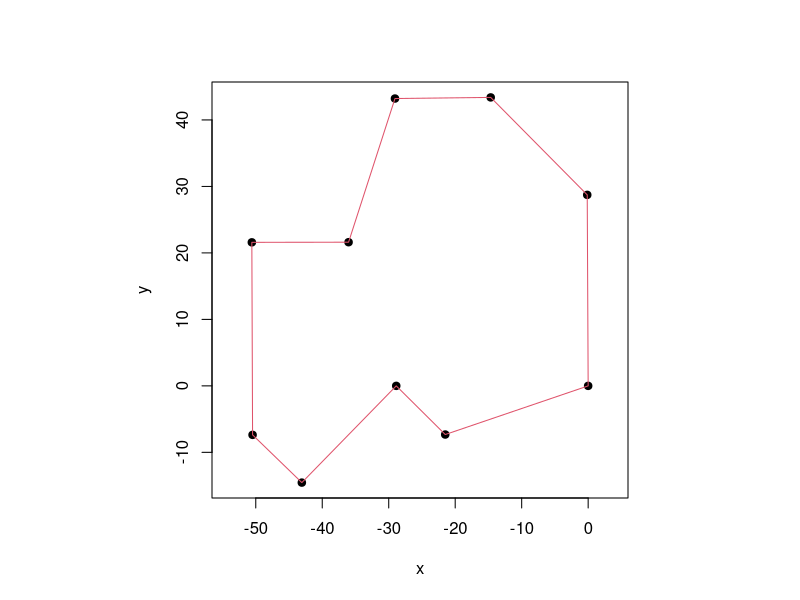

Recreate this plot in R.
## ---- chunk 1
# similarity matrix: s_match on the diagonal of equal characters, s_mismatch otherwise
cal_similarity <- function(A, B, s_match, s_mismatch) {
  a <- strsplit(A, "")[[1]]; b <- strsplit(B, "")[[1]]
  outer(a, b, function(x, y) ifelse(x == y, s_match, s_mismatch))
}

# fill the Needleman-Wunsch score matrix
global_scoring <- function(s, gap) {
  nA <- nrow(s); nB <- ncol(s)
  f <- matrix(0, nA + 1, nB + 1)
  f[, 1] <- (0:nA) * gap; f[1, ] <- (0:nB) * gap
  for (i in 1:nA) for (j in 1:nB)
    f[i + 1, j + 1] <- max(f[i, j] + s[i, j], f[i, j + 1] + gap, f[i + 1, j] + gap)
  f
}

# trace back from the bottom-right corner to recover the alignment
global_traceback <- function(A, B, f, s, gap) {
  a <- strsplit(A, "")[[1]]; b <- strsplit(B, "")[[1]]
  A_al <- B_al <- mid <- ""; i <- length(a); j <- length(b)
  while (i > 0 || j > 0) {
    if (i > 0 && j > 0 && f[i + 1, j + 1] == f[i, j] + s[i, j]) {
      A_al <- paste0(a[i], A_al); B_al <- paste0(b[j], B_al)
      mid <- paste0(if (a[i] == b[j]) "|" else " ", mid); i <- i - 1; j <- j - 1
    } else if (i > 0 && f[i + 1, j + 1] == f[i, j + 1] + gap) {
      A_al <- paste0(a[i], A_al); B_al <- paste0("-", B_al); mid <- paste0(" ", mid); i <- i - 1
    } else {
      A_al <- paste0("-", A_al); B_al <- paste0(b[j], B_al); mid <- paste0(" ", mid); j <- j - 1
    }
  }
  c(A_al, mid, B_al)
}

global_align <- function(A, B, s_match, s_mismatch, gap) {
  s <- cal_similarity(A, B, s_match, s_mismatch)
  global_traceback(A, B, global_scoring(s, gap), s, gap)
}
## ---- chunk 2
# simple scores: reward matches only
A <- "GAATTCAGTTA"; B <- "GGATCGA"
cat(global_align(A, B, s_match = 1, s_mismatch = 0, gap = 0), sep = "\n")
## ---- chunk 3
# the underlying dynamic-programming score matrix F for this example
global_scoring(cal_similarity(A, B, 1, 0), gap = 0)
## ---- chunk 4
# rewarding matches, penalizing mismatches and gaps changes the alignment
cat(global_align(A, B, s_match = 3, s_mismatch = -3, gap = -2), sep = "\n")
## ---- chunk 5
# fill the Smith-Waterman score matrix (negative scores clamped to 0)
local_scoring <- function(s, gap) {
  nA <- nrow(s); nB <- ncol(s)
  h <- matrix(0, nA + 1, nB + 1)
  for (i in 1:nA) for (j in 1:nB)
    h[i + 1, j + 1] <- max(h[i, j] + s[i, j], h[i, j + 1] + gap, h[i + 1, j] + gap, 0)
  h
}

# trace back from the highest-scoring cell until a zero is reached
local_traceback <- function(A, B, h, s, gap) {
  a <- strsplit(A, "")[[1]]; b <- strsplit(B, "")[[1]]
  A_al <- B_al <- mid <- ""
  ind <- which(h == max(h), arr.ind = TRUE)
  i <- ind[nrow(ind), 1] - 1; j <- ind[nrow(ind), 2] - 1
  while ((i > 0 || j > 0) && h[i + 1, j + 1] > 0) {
    if (i > 0 && j > 0 && h[i + 1, j + 1] == h[i, j] + s[i, j]) {
      A_al <- paste0(a[i], A_al); B_al <- paste0(b[j], B_al)
      mid <- paste0(if (a[i] == b[j]) "|" else " ", mid); i <- i - 1; j <- j - 1
    } else if (i > 0 && h[i + 1, j + 1] == h[i, j + 1] + gap) {
      A_al <- paste0(a[i], A_al); B_al <- paste0("-", B_al); mid <- paste0(" ", mid); i <- i - 1
    } else {
      A_al <- paste0("-", A_al); B_al <- paste0(b[j], B_al); mid <- paste0(" ", mid); j <- j - 1
    }
  }
  c(A_al, mid, B_al)
}

local_align <- function(A, B, s_match, s_mismatch, gap) {
  s <- cal_similarity(A, B, s_match, s_mismatch)
  local_traceback(A, B, local_scoring(s, gap), s, gap)
}
## ---- chunk 6
# compare global and local alignments with the same scoring
A <- "GAATTCAGTTA"; B <- "GGATCGA"
cat("Global:", global_align(A, B, 3, -3, -2), sep = "\n")
cat("\nLocal:", local_align(A, B, 3, -3, -2), sep = "\n")
## ---- chunk 7
#| fig-width: 5
#| fig-height: 5
#| out-width: "55%"
# shortest path from city 1 to city x visiting the set z, by Held-Karp recursion
tsp_dp <- function(d, x, z) {
  if (length(z) == 0) return(list(g = d[1, x], pos = 1))
  g <- Inf
  for (i in z) {
    r <- tsp_dp(d, i, z[z != i]); dis <- r$g + d[i, x]
    if (dis < g) { g <- dis; pos <- c(r$pos, i) }
  }
  list(g = g, pos = pos)
}

# ten cities
cities <- data.frame(
  x = c(0, -28.87, -14.66, -29.06, -36.04, -50.48, -50.59, -0.14, -21.50, -43.07),
  y = c(0,   0.00,  43.39,  43.22,  21.61,  -7.37,  21.59, 28.73,  -7.32, -14.55))
n <- nrow(cities)
d <- as.matrix(dist(cities))
route <- tsp_dp(d, 1, 2:n)$pos

par(pty = "s")
plot(cities$x, cities$y, pch = 19, xlab = "x", ylab = "y", asp = 1)
lines(cities$x[c(route, route[1])], cities$y[c(route, route[1])], col = 2)
